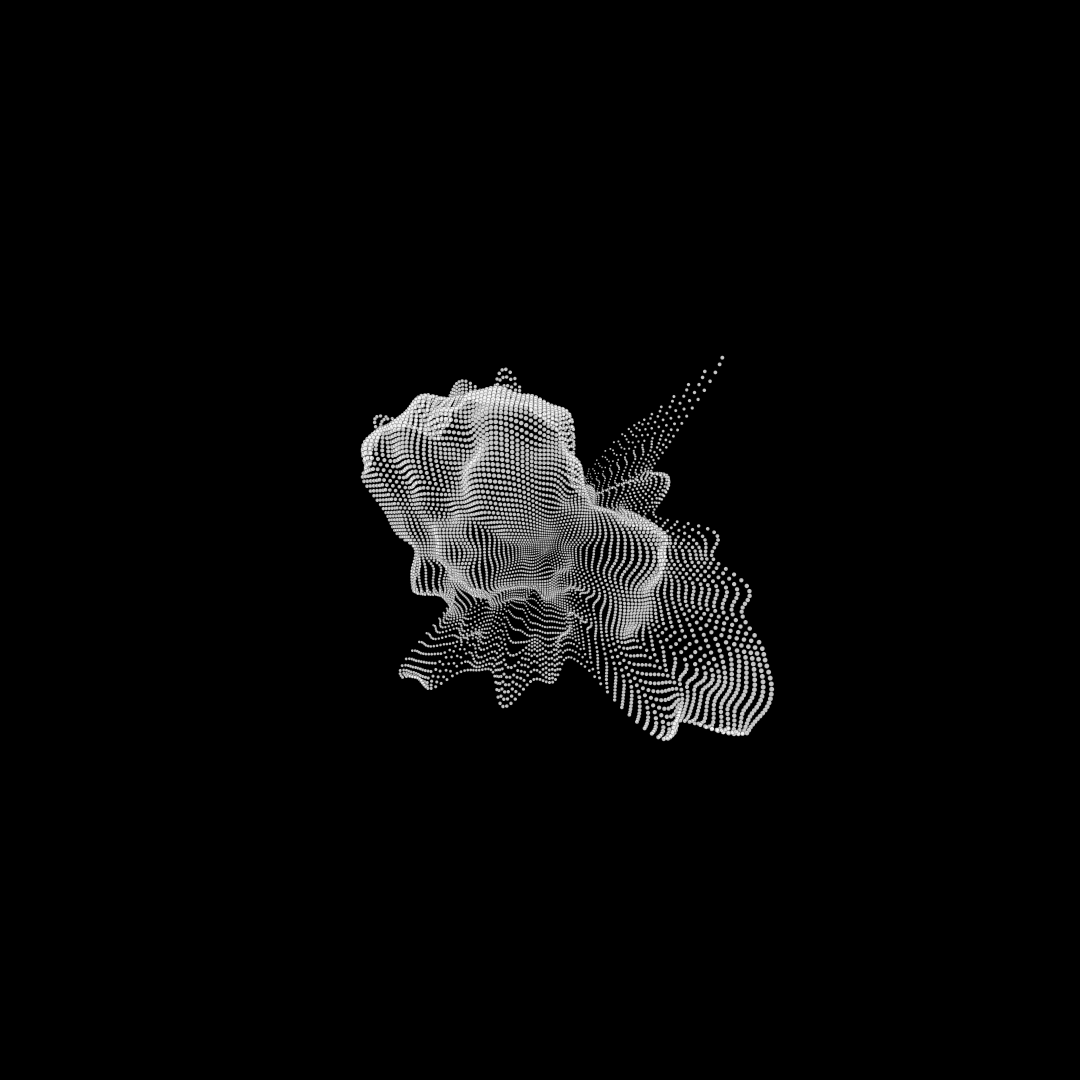
Frame 1 (no input)
Frame 60 (the mouse pressed at the canvas centre just before this capture): identical to frame 1, image omitted
Frame 120 (the mouse held since frame 60 and released just before this capture): identical to frame 1, image omitted

The Processing sketch that drew this single still picture (run headless with seeded random() and noise(); from frame 60 on, the mouse is pressed at the canvas centre):

// Processing sketch: week09_alptugan_cheapTricks_13
// ── week09_alptugan_cheapTricks_13.pde
float xstart;
float ynoise;
// simple drawing app
void setup() {
  size(1080, 1080);
  surface.setLocation(0, 0);

  background(0);

  //noLoop();

  xstart = random(10);
  ynoise = random(10);
  
  generatePoints();
}

void generatePoints() {

  xstart = random(10);
  ynoise = random(10);

  stroke(0, 50);
  fill(255, 200);

  pushMatrix();
  translate(width/2, height/2);
  ynoise = 0;
  for (float y = -(height/8); y <= (height/8); y+=3) {
    ynoise += 0.02;
    float xnoise = xstart;
    for (float x = -(width/8); x <= (width/8); x+=3) {
      xnoise += 0.02;
      drawPoint(x, y, noise(xnoise, ynoise));
    }
  }
  popMatrix();
}

void drawPoint(float x, float y, float noiseFactor) { 
  
  pushMatrix();
  translate(x * noiseFactor * 4, y * noiseFactor * 4); 
  float edgeSize = noiseFactor * 12;
  ellipse(0, 0, edgeSize, edgeSize);
  popMatrix();
}

void draw() {
  
}

void mousePressed() {
  xstart = random(10);
  ynoise = random(10);
  generatePoints();
}
